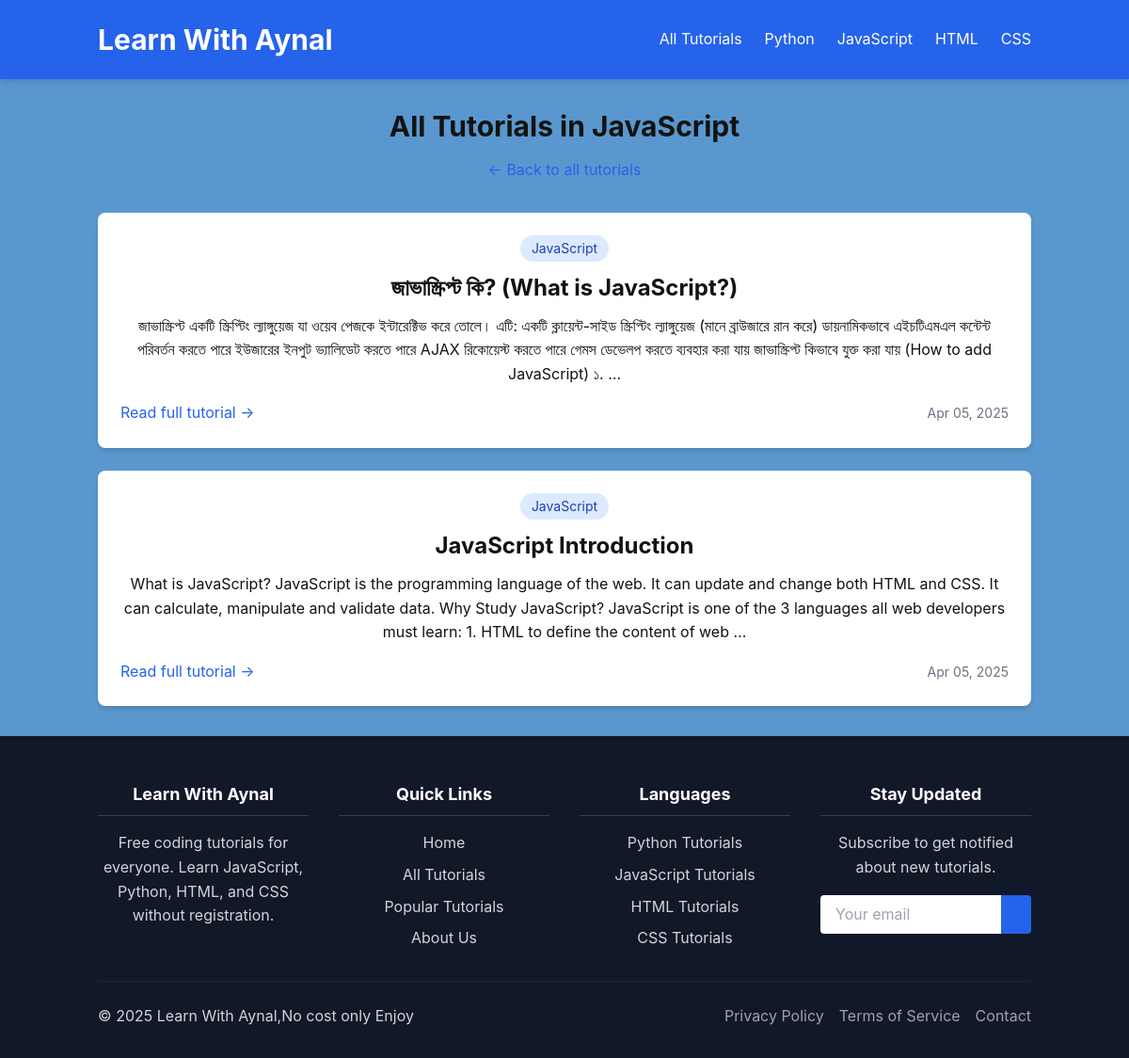
Page /category/Js/ on the committed database.
### content/models.py (models this page shows, shortened)
class Category(models.Model):
    name = models.CharField(max_length=100)
    slug = models.SlugField(unique=True, blank=True)
    description = models.TextField(blank=True)

class Tutorial(models.Model):
    LANGUAGES = [
        ('js', 'JavaScript'),
        ('py', 'Python'),
        ('html', 'HTML'),
        ('css', 'CSS'),
    ]
    title = models.CharField(max_length=200)
    slug = models.SlugField(unique=True, blank=True)
    content = models.TextField()
    category = models.ForeignKey(Category, on_delete=models.SET_NULL, null=True)
    language = models.CharField(max_length=10, choices=LANGUAGES)
    created_at = models.DateTimeField(auto_now_add=True)
    updated_at = models.DateTimeField(auto_now=True)
    external_links = models.TextField(blank=True, help_text="One link per line")
    is_published = models.BooleanField(default=True)

### content/views.py (the view)
# urls.py: path('category/<slug:category_slug>/', views.tutorial_list, name='category_tutorials'),
def tutorial_list(request, language=None, category_slug=None):
    tutorials = Tutorial.objects.filter(is_published=True)
    if language:
        tutorials = tutorials.filter(language=language)
    if category_slug:
        category = get_object_or_404(Category, slug=category_slug)
        tutorials = tutorials.filter(category=category)
    else:
        category = None
    paginator = Paginator(tutorials.order_by('-created_at'), 10)
    page_number = request.GET.get('page')
    page_obj = paginator.get_page(page_number)
    return render(request, 'tutorial_list.html', {
        'page_obj': page_obj,
        'language': language,
        'category': category,
    })

### templates/tutorial_list.html (shortened to what this page needs)
{% extends 'base.html' %}
{% block content %}
<div class="mb-8">
    <h1 class="text-3xl font-bold mb-4">
        {% if language %}
        {{ language_name }} Tutorials
        {% else %}
        All Tutorials
        {% endif %}
        {% if category %}
        in {{ category.name }}
        {% endif %}
    </h1>
    {% if language or category %}
    <a href="{% url 'tutorial_list' %}" class="text-blue-600 hover:underline">← Back to all tutorials</a>
    {% endif %}
</div>
<div class="space-y-6">
    {% for tutorial in page_obj %}
    <article class="bg-white p-6 rounded-lg shadow-md">
        <span class="inline-block px-3 py-1 bg-blue-100 text-blue-800 rounded-full text-sm mb-3">
            {{ tutorial.get_language_display }}
        </span>
        <h2 class="text-2xl font-bold mb-3">
            <a href="{% url 'tutorial_detail' tutorial.slug %}" class="hover:underline">{{ tutorial.title }}</a>
        </h2>
        <div class="prose max-w-none mb-4">
            {{ tutorial.content|truncatewords_html:50 }}
        </div>
        <div class="flex justify-between items-center">
            <a href="{% url 'tutorial_detail' tutorial.slug %}" class="text-blue-600 hover:underline">Read full tutorial →</a>
            <span class="text-sm text-gray-500">{{ tutorial.created_at|date:"M d, Y" }}</span>
        </div>
    </article>
    {% empty %}
    <div class="bg-white p-6 rounded-lg shadow-md text-center">
        <p class="text-lg">No tutorials found.</p>
    </div>
    {% endfor %}
</div>
{% endblock %}

### static/css/styles.css (style rules this page uses)
body { font-family: 'Inter', -apple-system, BlinkMacSystemFont, sans-serif; line-height: 1.6; background-color: #5997ce; color: lch(5.73% 1.28 129.46); margin: 0%; padding: 0%; box-sizing: content-box; overflow: hidden; font-size: 16px; text-align: center; min-height: auto; max-height: 200vh; overflow-y: auto; overflow-x: auto; scroll-behavior: smooth; }
a, button, .transition-all { transition: all 0.3s ease; }

### rows in the picture
Category: name "JavaScript"
Tutorial: language "JavaScript", title "জাভাস্ক্রিপ্ট কি? (What is JavaScript?)", content "জাভাস্ক্রিপ্ট একটি স্ক্রিপ্টিং ল্যাঙ্গুয়েজ যা ওয়েব পেজকে ইন্টারেক্টিভ করে তোলে। এটি: একটি ক্লায়েন্ট-সাইড স্ক্রিপ্টিং ল্যাঙ্গুয়েজ (মানে ব্রাউজারে রান করে) ডায়নামিকভাবে এইচটিএমএল কন্টেন্ট পরিবর্তন করতে পারে ইউজারের ইনপুট ভ্যালিডেট করতে পারে AJAX রিকোয়েস্ট করতে পারে গেমস ডেভেলপ করতে ব্যবহার করা যায় জাভাস্ক্রিপ্ট কিভাবে যুক্ত করা যায় (How to add JavaScript) ১. …", created_at "Apr 05, 2025"
Tutorial: language "JavaScript", title "JavaScript Introduction", content "What is JavaScript? JavaScript is the programming language of the web. It can update and change both HTML and CSS. It can calculate, manipulate and validate data. Why Study JavaScript? JavaScript is one of the 3 languages all web developers must learn: 1. HTML to define the content of web …", created_at "Apr 05, 2025"
